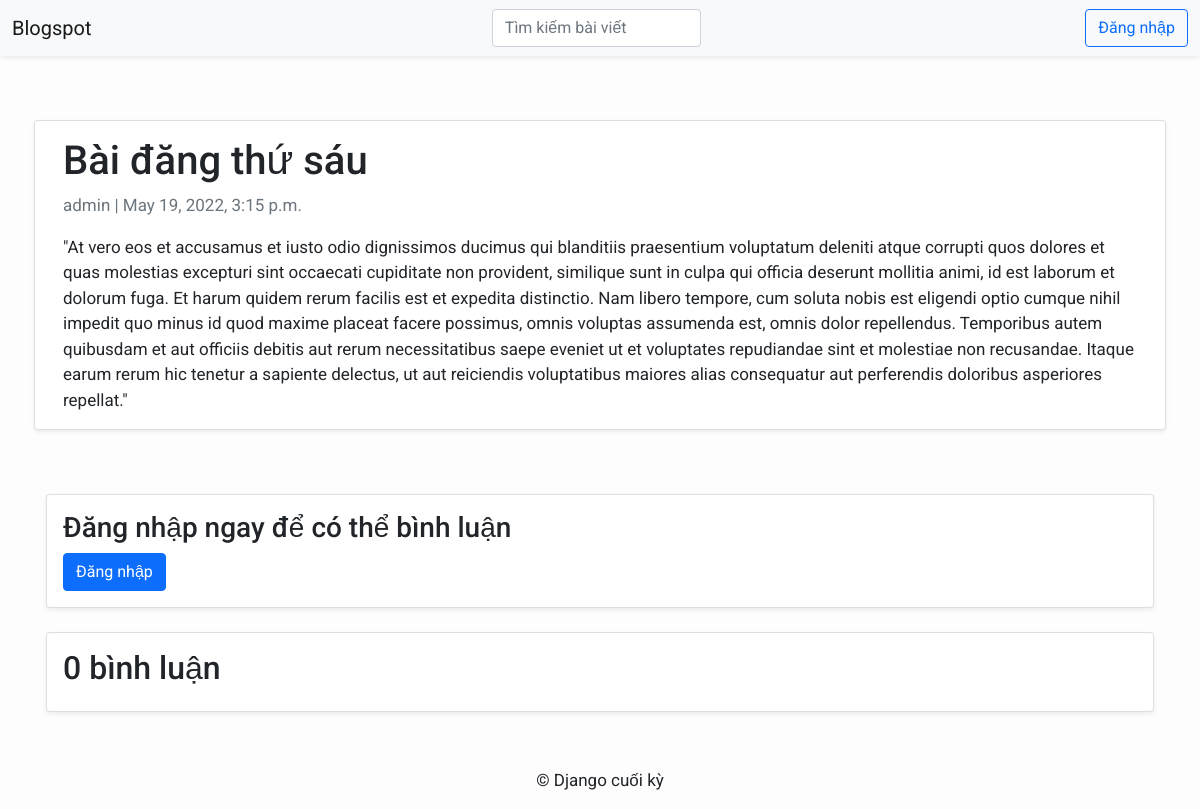
Before: /detail/bai-dang-thu-sau/ with the older database file.
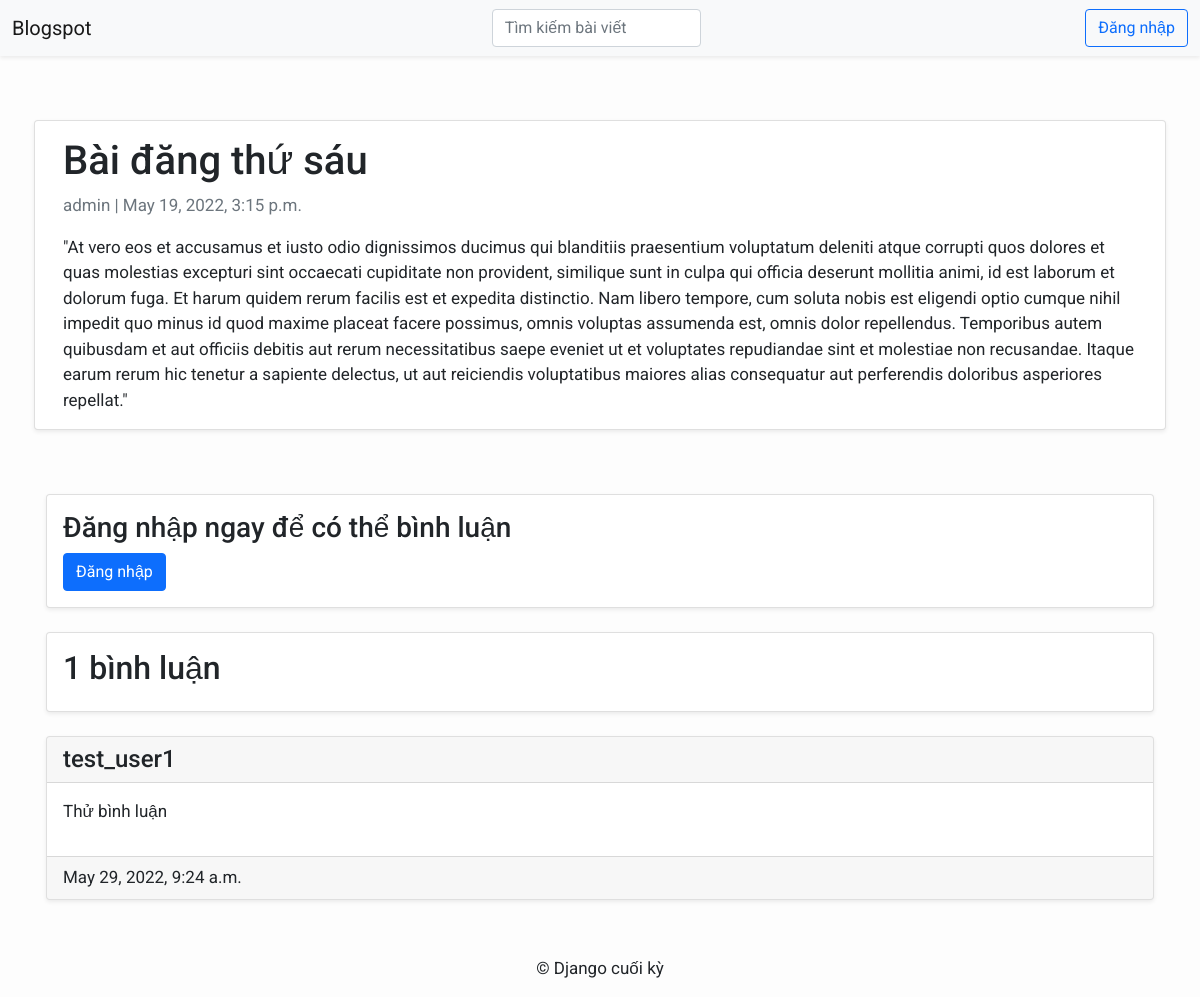
After: the same page with the newer database file.
### blog_app/models.py (models this page shows, shortened)
class Comment(models.Model):
    post = models.ForeignKey(Post,on_delete=models.CASCADE,related_name='comments')
    name = models.CharField(max_length=80)
    email = models.EmailField()
    body = models.TextField()
    created_on = models.DateTimeField(auto_now_add=True)
    active = models.BooleanField(default=False)
    class Meta:
        ordering = ['created_on']

### blog_app/views.py (the view)
# urls.py: path('detail/<slug:slug>/', views.post_detail, name='post_detail'),
def post_detail(request, slug):
    template_name = 'post_detail.html'
    post = get_object_or_404(Post, slug=slug)
    comments = post.comments.filter(active=True)
    new_comment = None
    if request.method == 'POST':
        comment_content = request.POST['comment']
        new_comment = Comment.objects.create(post=post, name=request.user.username, body=comment_content, active=True)
        new_comment.save()
        return redirect('post_detail', slug=post.slug)
    context = {
        'post': post,
        'comments': comments,
    }
    return render(request, template_name, context)

### templates/post_detail.html (shortened to what this page needs)
{% extends 'base.html' %} {% block content %}
<div class="p-3 container">
  <div class="row">
    <div class="card mx-auto mt-5 mb-5 shadow-sm left top">
      <div class="card-body">
        <h1>{% block title %} {{ post.title }} {% endblock title %}</h1>
        <p class=" text-muted">{{ post.author }} | {{ post.created_on }}</p>
        <p class="card-text ">{{ post.content | safe }}</p>
      </div>
    </div>
  </div>
  <div class="card shadow-sm mx-auto mb-4 mt-3 ">
    <div class="card-body">
      {% if request.user.is_authenticated %}
      <div class="mb-3">
        <h3>Để lại bình luận</h3>
      </div>
      <form method="post" action="{% url 'post_detail' post.slug %}" class="needs-validation" novalidate>
        <div class="form-floating mb-3">
          <textarea class="form-control" id="comment" name="comment" placeholder="Bình luận..." required style="height: 100px;"></textarea>
          <label for="comment">Nội dung bình luận...</label>
          <div class="invalid-feedback">Nội dung bình luận không được để trống</div>
        </div>
        {% csrf_token %}
        <button type="submit" class="btn btn-primary  btn-lg">Bình luận</button>
      </form>
      {% else %}
      <h3>Đăng nhập ngay để có thể bình luận</h3>
      <a href="{% url 'login_form' %}" class="btn btn-primary">Đăng nhập</a>
      {% endif %}
    </div>
  </div>
  <div class="card mx-auto mb-4 mt-3 shadow-sm">
    <div class="card-body">
      <h2>{{ comments.count }} bình luận</h2>
    </div>
  </div>
  {% for comment in comments %}
  <div class="card mx-auto mb-4 mt-3 shadow-sm">
    <h4 class="card-header">
      {{ comment.name }}
    </h4>
    <div class="card-body">
      <div class="comments">
        {{ comment.body | linebreaks }}
      </div>
    </div>
    <div class="card-footer">
        {{ comment.created_on }}
    </div>
  </div>
  {% endfor %}
</div>
{% endblock content %}

Changed rows visible on the page:
added Comment: name "test_user1", body "Thử bình luận", created_on "May 29, 2022, 9:24 a.m."
Other visible differences:
{{ comments.count }}: "0" → "1"
